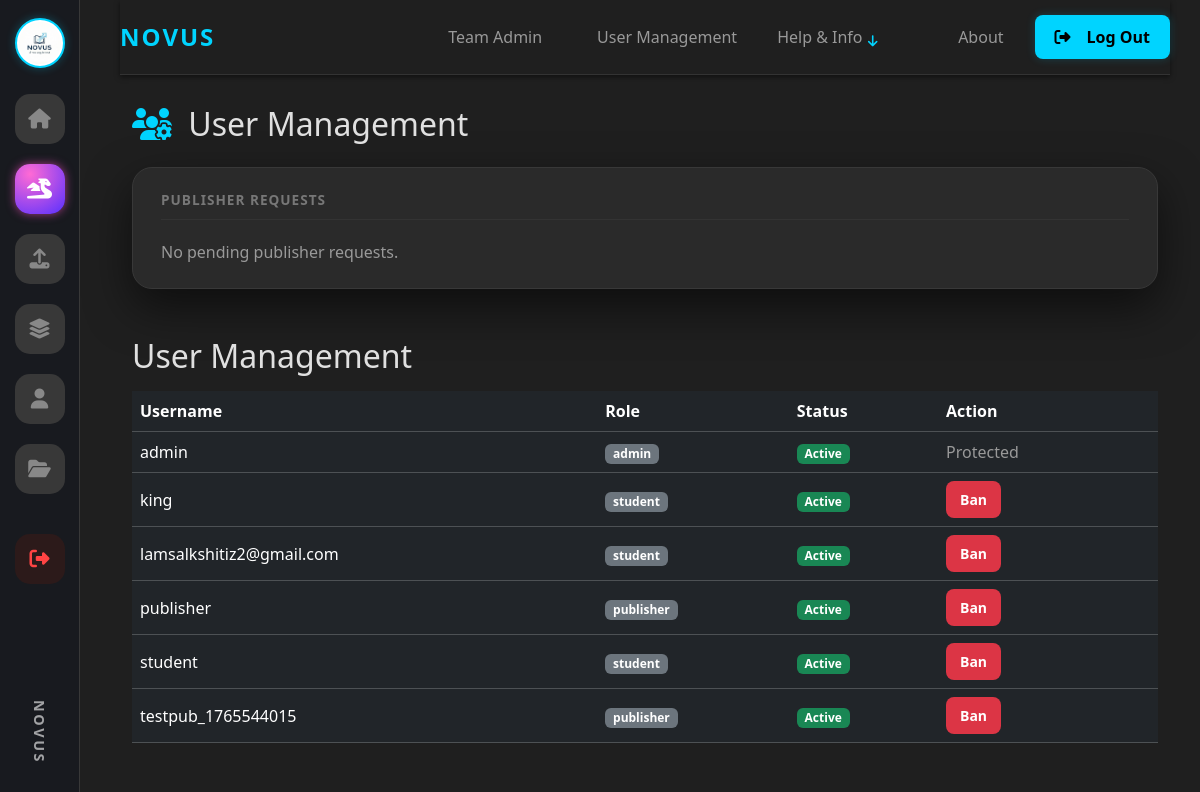
/admin/users (signed in), run on an earlier commit of the app's database.
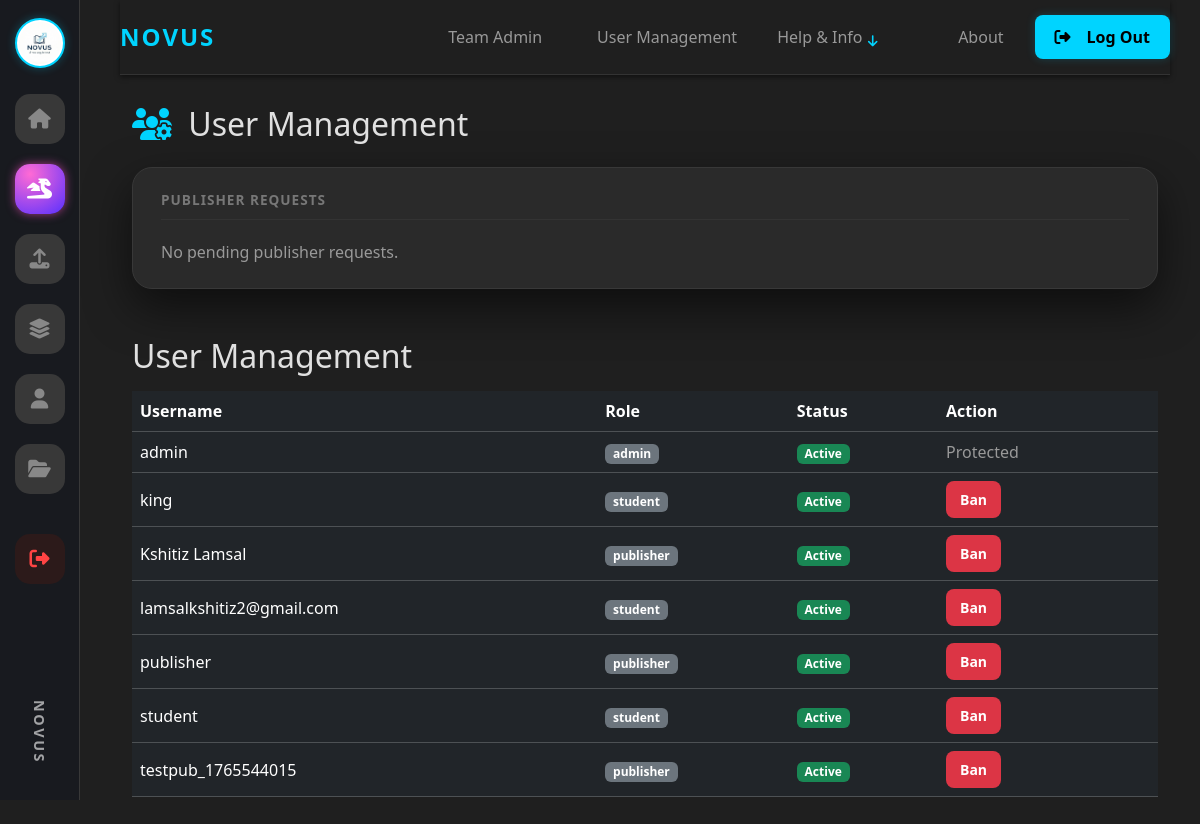
And on a later commit of the database.
### tables this page shows
CREATE TABLE users (
                    id INTEGER PRIMARY KEY,
                    username TEXT UNIQUE,
                    password TEXT,
                    role TEXT
                , status TEXT DEFAULT 'active', pending_publisher INTEGER DEFAULT 0, is_banned INTEGER DEFAULT 0, email TEXT);

### app.py (the view)
@app.route("/admin/users")
@admin_required
def admin_users():
    conn = get_conn()
    c = conn.cursor()
    c.execute("""
        SELECT id,
        username,
        role,
        CASE
        WHEN role='admin' THEN 0
        ELSE COALESCE(is_banned,0)
        END AS is_banned
        FROM users
        ORDER BY (role='admin') DESC, username COLLATE NOCASE
        """)
    users = c.fetchall()
    conn.close()
    return render_template("user_management.html", users=users)

### app.py (called while the page is built)
def get_conn():
    return sqlite3.connect(DB_PATH)

@app.before_request
def check_banned():
    uid = session.get("user_id")
    if not uid:
        return
    conn = get_conn()
    c = conn.cursor()
    c.execute("SELECT status FROM users WHERE id=?", (uid,))
    row = c.fetchone()
    conn.close()
    if row and row[0] == "banned":
        session.clear()
        flash("Your account has been banned.", "danger")
        return redirect(url_for("login"))

def admin_required(f):
    @wraps(f)
    def wrapper(*args, **kwargs):
        if session.get("role") != "admin":
            flash("Admin access required.", "danger")
            return redirect(url_for("home"))
        return f(*args, **kwargs)
    return wrapper

@app.before_request
def _ensure_db_initialized():
    global _db_init_done
    if not _db_init_done:
        try:
            init_db()
        except Exception:
            pass
        _db_init_done = True

### templates/user_management.html (shortened to what this page needs)
{% extends "base.html" %}
{% block content %}
<div class="container mt-4">
  <h2 class="mb-4" style="color: var(--text-primary)">
    <i class="fas fa-users-cog me-2" style="color: var(--neon-blue)"></i>
    User Management
  </h2>
  <div class="section-container mb-4">
    <h5 class="section-title">Publisher Requests</h5>
    {% if pending %}
      <table class="table table-dark table-sm align-middle mb-0">
        <thead>
          <tr>
            <th>#</th>
            <th>Username</th>
            <th>Requested Role</th>
            <th>Requested At</th>
            <th style="width: 140px;">Action</th>
          </tr>
        </thead>
        <tbody>
          {% for r in pending %}
          <tr>
            <td>{{ loop.index }}</td>
            <td>{{ r[1] }}</td>
            <td class="text-capitalize">{{ r[2] }}</td>
            <td>{{ r[3] }}</td>
            <td>
              <form
                method="post"
                action="{{ url_for('approve_publisher', req_id=r[0]) }}"
                onsubmit="return confirm('Approve publisher role for {{ r[1] }}?');"
              >
                <button class="btn btn-sm btn-neon">Approve</button>
              </form>
            </td>
          </tr>
          {% endfor %}
        </tbody>
      </table>
    {% else %}
      <p class="text-muted mb-0">No pending publisher requests.</p>
    {% endif %}
  </div>
</div>
<div class="container py-4">
  <h2 class="mb-3">User Management</h2>
  <div class="table-responsive">
    <table class="table table-dark table-hover align-middle">
      <thead>
        <tr>
          <th>Username</th>
          <th>Role</th>
          <th>Status</th>
          <th style="width: 220px;">Action</th>
        </tr>
      </thead>
      <tbody>
        {% for u in users %}
        <tr>
          <td>{{ u[1] }}</td>
          <td>
            <span class="badge bg-secondary">{{ u[2] }}</span>
          </td>
          <td>
            {% if u[3] == 1 %}
              <span class="badge bg-danger">Banned</span>
            {% else %}
              <span class="badge bg-success">Active</span>
            {% endif %}
          </td>
          <td>
            {% if u[2] == 'admin' %}
              <span class="text-muted">Protected</span>
            {% else %}
              {% if u[3] == 1 %}
                <form method="post" action="{{ url_for('unban_user', user_id=u[0]) }}" class="d-inline">
                  <button class="btn btn-sm btn-success">Unban</button>
                </form>
              {% else %}
                <form method="post" action="{{ url_for('ban_user', user_id=u[0]) }}" class="d-inline">
                  <button class="btn btn-sm btn-danger">Ban</button>
                </form>
              {% endif %}
            {% endif %}
          </td>
        </tr>
        {% endfor %}
      </tbody>
    </table>
  </div>
</div>
{% endblock %}

### templates/base.html (shortened to what this page needs)
<!DOCTYPE html>
<html lang="en">
  <head>
    <link
      href="https://cdn.jsdelivr.net/npm/bootstrap@5.3.3/dist/css/bootstrap.min.css"
      rel="stylesheet"
    />
    <link
      rel="stylesheet"
      href="https://cdnjs.cloudflare.com/ajax/libs/font-awesome/6.4.0/css/all.min.css"
    />
    <link
      rel="stylesheet"
      href="{{ url_for('static', filename='css/style.css') }}"
    />
  </head>
  <body class="{{ body_class|default('') }}">
    <div class="sidebar">
      <a href="{{ url_for('home') }}">
        <img
          src="{{ url_for('static', filename='img/logo.png') }}"
          class="sidebar-logo"
          alt="NOVUS Logo"
        />
      </a>
      <div class="nav-links">
  <a href="{{ url_for('home') }}" class="nav-item">
    <i class="fas fa-home"></i>
  </a>
<a href="{{ url_for('manga') }}"
   class="nav-item nav-manga"
   id="nav-manga">
  <i class="fas fa-dragon"></i>
</a>
  {% if session.get('role') in ['admin', 'publisher'] %}
  <a href="{{ url_for('add_book') }}" class="nav-item">
    <i class="fas fa-upload"></i>
  </a>
  {% endif %}
  <a href="{{ url_for('watchlist') }}" class="nav-item">
    <i class="fas fa-layer-group"></i>
  </a>
  <a href="{{ url_for('profile') }}" class="nav-item">
    <i class="fas fa-user"></i>
  </a>
  {% if session.get('role') in ['admin', 'publisher'] %}
  <a href="{{ url_for('my_uploads') }}" class="nav-item">
    <i class="fas fa-folder-open"></i>
  </a>
  {% endif %}
  {% if session.get('user_id') %}
  <a href="{{ url_for('logout') }}" class="nav-item nav-item-logout">
    <i class="fas fa-sign-out-alt"></i>
  </a>
  {% endif %}
</div>
      <div class="sidebar-footer">
        <span class="sidebar-brand-text">NOVUS</span>
      </div>
    </div>
    <div class="main-content">
      <header class="top-header-minimal">
        <div class="logo-text-top">NOVUS</div>
        <div class="d-flex align-items-center">
          <div class="top-menu-links">
  {% if session.get('role') == 'admin' %}
  <a href="{{ url_for('team_admin') }}" class="nav-link-item">Team Admin</a>
<a href="{{ url_for('user_management') }}" class="nav-link-item">User Management</a>
{% endif %}
            <div class="dropdown-nav">
              <button
                class="dropdown-btn"
                type="button"
                onclick="toggleDropdown(this)"
              >
                Help &amp; Info
                <i class="fas fa-arrow-up nav-logo-arrow"></i>
              </button>
            </div>
          </div>
          <a href="{{ url_for('about') }}" class="nav-link-item ms-3">
            About
          </a>
          {% if session.get('user_id') %}
          <a href="{{ url_for('logout') }}" class="cta-button ms-3">
            <i class="fas fa-sign-out-alt me-2"></i>
            Log Out
          </a>
          {% else %}
          <a href="{{ url_for('login') }}" class="cta-button ms-3">
            <i class="fas fa-sign-in-alt me-2"></i>
            Log In
          </a>
          {% endif %}
        </div>
      </header>
      {% block content %}{% endblock %}
    </div>
  </body>
</html>

What changed in the data, as far as the page shows it:
added users: username "Kshitiz Lamsal", role "publisher"
